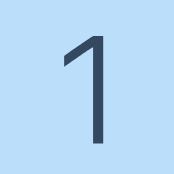
#> input picture split_cell/cell_00.png, 174 x 174 px; its folder holds only this picture in this run
$ python 2_board_formation.py
#> lines starting #> are read from the running program, lines starting #| are printed output that depends on the picture; after the words box and inside, x2 and y2 are one past the last pixel; in counts of white or black regions, pixels touching at a corner belong together
import cv2
import pytesseract
from PIL import Image
import numpy as np
import os
import csv

# Path to the Tesseract executable (update this path if necessary)
pytesseract.pytesseract.tesseract_cmd = r'C:\Program Files\Tesseract-OCR\tesseract.exe'

# Config path
current_directory = os.path.dirname(os.path.abspath(__file__))
folder_name = 'split_cell'
folder_path = os.path.join(current_directory, folder_name)

# Data handling
matrix = []

for i in range(9):
    row = []
    for j in range(9):
        image_path = f'./cell_{i}{j}.png'
        image = cv2.imread(os.path.join(folder_path, image_path))
#> image is the input picture: shape (174, 174, 3); mean B, G, R 243.9, 215, 180.7

        # Image preprocess
        gray_image = cv2.cvtColor(image, cv2.COLOR_BGR2GRAY)
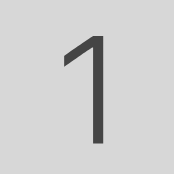
#> gray_image: shape (174, 174); min 69, max 215, mean 208.2
        _, thresholded_image = cv2.threshold(gray_image, 0, 255, cv2.THRESH_BINARY + cv2.THRESH_OTSU)
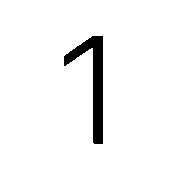
#> thresholded_image: shape (174, 174); 95.4% white; 1 black region, box (x1, y1, x2, y2) and area: (64, 36, 103, 144) 1396

        # Noise removal
        kernel = np.ones((3, 3), np.uint8)
        clean_image = cv2.morphologyEx(thresholded_image, cv2.MORPH_OPEN, kernel, iterations=2)
#> clean_image: shape (174, 174); 95.4% white; 1 black region, box (x1, y1, x2, y2) and area: (64, 36, 103, 144) 1402

        # Perform OCR
        custom_config = r'--psm 6 outputbase digits'
#> (the run stopped early here; a loop or call above may not have finished)
